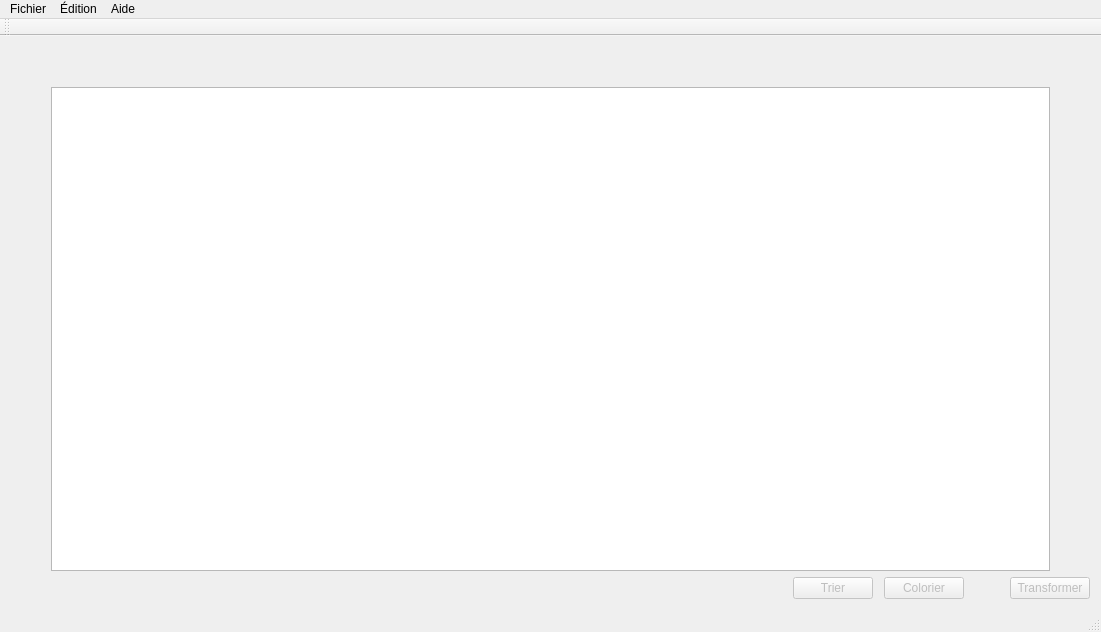
<?xml version="1.0" encoding="UTF-8"?>
<ui version="4.0">
 <class>MainWindow_projet</class>
 <widget class="QMainWindow" name="MainWindow_projet">
  <property name="geometry">
   <rect>
    <x>0</x>
    <y>0</y>
    <width>1101</width>
    <height>632</height>
   </rect>
  </property>
  <property name="minimumSize">
   <size>
    <width>400</width>
    <height>300</height>
   </size>
  </property>
  <property name="windowTitle">
   <string>Visualizator</string>
  </property>
  <widget class="QWidget" name="myCentralWidget">
   <layout class="QVBoxLayout" name="verticalLayout_2">
    <item>
     <spacer name="verticalSpacer">
      <property name="orientation">
       <enum>Qt::Vertical</enum>
      </property>
      <property name="sizeType">
       <enum>QSizePolicy::Minimum</enum>
      </property>
      <property name="sizeHint" stdset="0">
       <size>
        <width>20</width>
        <height>40</height>
       </size>
      </property>
     </spacer>
    </item>
    <item>
     <layout class="QHBoxLayout" name="horizontalLayout_2">
      <item>
       <spacer name="horizontalSpacer_4">
        <property name="orientation">
         <enum>Qt::Horizontal</enum>
        </property>
        <property name="sizeType">
         <enum>QSizePolicy::Minimum</enum>
        </property>
        <property name="sizeHint" stdset="0">
         <size>
          <width>40</width>
          <height>20</height>
         </size>
        </property>
       </spacer>
      </item>
      <item>
       <layout class="QVBoxLayout" name="verticalLayout"/>
      </item>
      <item>
       <widget class="QTableView" name="_myTableView">
        <property name="cursor" stdset="0">
         <cursorShape>ArrowCursor</cursorShape>
        </property>
        <property name="mouseTracking">
         <bool>true</bool>
        </property>
        <property name="acceptDrops">
         <bool>true</bool>
        </property>
        <property name="toolTip">
         <string comment="fdfdfd" extracomment="hhhhhhhhh">Helloooooo!</string>
        </property>
        <property name="toolTipDuration">
         <number>5</number>
        </property>
        <property name="statusTip">
         <string comment="yoooo" extracomment="hooooy"/>
        </property>
        <property name="whatsThis">
         <string comment="jjjjjjjjjjjj" extracomment="Heeeey"/>
        </property>
        <property name="accessibleName">
         <string comment="kaka" extracomment="akaka">koko</string>
        </property>
        <property name="accessibleDescription">
         <string comment="poooop" extracomment="iiiiooopa">lop</string>
        </property>
        <property name="autoFillBackground">
         <bool>true</bool>
        </property>
        <property name="dragEnabled">
         <bool>false</bool>
        </property>
        <property name="dragDropMode">
         <enum>QAbstractItemView::DragDrop</enum>
        </property>
        <property name="defaultDropAction">
         <enum>Qt::LinkAction</enum>
        </property>
        <property name="sortingEnabled">
         <bool>false</bool>
        </property>
       </widget>
      </item>
      <item>
       <spacer name="horizontalSpacer_5">
        <property name="orientation">
         <enum>Qt::Horizontal</enum>
        </property>
        <property name="sizeType">
         <enum>QSizePolicy::Minimum</enum>
        </property>
        <property name="sizeHint" stdset="0">
         <size>
          <width>40</width>
          <height>20</height>
         </size>
        </property>
       </spacer>
      </item>
     </layout>
    </item>
    <item>
     <layout class="QHBoxLayout" name="horizontalLayout">
      <item>
       <spacer name="horizontalSpacer">
        <property name="orientation">
         <enum>Qt::Horizontal</enum>
        </property>
        <property name="sizeHint" stdset="0">
         <size>
          <width>40</width>
          <height>20</height>
         </size>
        </property>
       </spacer>
      </item>
      <item>
       <widget class="QPushButton" name="myPBTrier">
        <property name="enabled">
         <bool>false</bool>
        </property>
        <property name="cursor">
         <cursorShape>PointingHandCursor</cursorShape>
        </property>
        <property name="toolTip">
         <string>&lt;html&gt;&lt;head/&gt;&lt;body&gt;&lt;p&gt;Trier la colonne courante&lt;/p&gt;&lt;/body&gt;&lt;/html&gt;</string>
        </property>
        <property name="text">
         <string>Trier</string>
        </property>
       </widget>
      </item>
      <item>
       <spacer name="horizontalSpacer_2">
        <property name="orientation">
         <enum>Qt::Horizontal</enum>
        </property>
        <property name="sizeType">
         <enum>QSizePolicy::Minimum</enum>
        </property>
        <property name="sizeHint" stdset="0">
         <size>
          <width>5</width>
          <height>20</height>
         </size>
        </property>
       </spacer>
      </item>
      <item>
       <widget class="QPushButton" name="myPBColorier">
        <property name="enabled">
         <bool>false</bool>
        </property>
        <property name="cursor">
         <cursorShape>PointingHandCursor</cursorShape>
        </property>
        <property name="toolTip">
         <string>&lt;html&gt;&lt;head/&gt;&lt;body&gt;&lt;p&gt;Colorier la colonne courante&lt;/p&gt;&lt;/body&gt;&lt;/html&gt;</string>
        </property>
        <property name="text">
         <string>Colorier</string>
        </property>
       </widget>
      </item>
      <item>
       <spacer name="horizontalSpacer_3">
        <property name="orientation">
         <enum>Qt::Horizontal</enum>
        </property>
        <property name="sizeType">
         <enum>QSizePolicy::Minimum</enum>
        </property>
        <property name="sizeHint" stdset="0">
         <size>
          <width>40</width>
          <height>20</height>
         </size>
        </property>
       </spacer>
      </item>
      <item>
       <widget class="QPushButton" name="_myPBValider">
        <property name="enabled">
         <bool>false</bool>
        </property>
        <property name="cursor">
         <cursorShape>PointingHandCursor</cursorShape>
        </property>
        <property name="toolTip">
         <string>&lt;html&gt;&lt;head/&gt;&lt;body&gt;&lt;p&gt;Transforme le tabmeau en image&lt;/p&gt;&lt;/body&gt;&lt;/html&gt;</string>
        </property>
        <property name="text">
         <string>Transformer</string>
        </property>
       </widget>
      </item>
     </layout>
    </item>
   </layout>
  </widget>
  <widget class="QMenuBar" name="myMenuBar">
   <property name="geometry">
    <rect>
     <x>0</x>
     <y>0</y>
     <width>1101</width>
     <height>22</height>
    </rect>
   </property>
   <widget class="QMenu" name="myMenuFichier">
    <property name="title">
     <string>Fichier</string>
    </property>
    <addaction name="actionImporter"/>
    <addaction name="actionGenerer_aleatoirement"/>
    <addaction name="separator"/>
    <addaction name="actionQuitter"/>
   </widget>
   <widget class="QMenu" name="menuEdition">
    <property name="title">
     <string>Édition</string>
    </property>
    <addaction name="separator"/>
    <addaction name="actionTrier"/>
    <addaction name="actionColorier"/>
    <addaction name="actionValider"/>
   </widget>
   <widget class="QMenu" name="menuAide">
    <property name="title">
     <string>Aide</string>
    </property>
    <addaction name="actionA_propos"/>
   </widget>
   <addaction name="myMenuFichier"/>
   <addaction name="menuEdition"/>
   <addaction name="menuAide"/>
  </widget>
  <widget class="QToolBar" name="mainToolBar">
   <attribute name="toolBarArea">
    <enum>TopToolBarArea</enum>
   </attribute>
   <attribute name="toolBarBreak">
    <bool>false</bool>
   </attribute>
  </widget>
  <widget class="QStatusBar" name="statusBar"/>
  <action name="action_importer">
   <property name="checkable">
    <bool>false</bool>
   </property>
   <property name="text">
    <string>Importer</string>
   </property>
  </action>
  <action name="action_generer">
   <property name="text">
    <string>Générer</string>
   </property>
  </action>
  <action name="actionFermer">
   <property name="text">
    <string>Fermer</string>
   </property>
  </action>
  <action name="actionImporter">
   <property name="text">
    <string>Importer...</string>
   </property>
  </action>
  <action name="actionQuitter">
   <property name="text">
    <string>Quitter</string>
   </property>
  </action>
  <action name="actionGenerer_aleatoirement">
   <property name="text">
    <string>Générer aléatoirement</string>
   </property>
  </action>
  <action name="actionTrier">
   <property name="enabled">
    <bool>false</bool>
   </property>
   <property name="text">
    <string>Trier...</string>
   </property>
   <property name="toolTip">
    <string>Trier la colonne courante</string>
   </property>
   <property name="whatsThis">
    <string>Trier la colonne courante</string>
   </property>
  </action>
  <action name="actionColorier">
   <property name="enabled">
    <bool>false</bool>
   </property>
   <property name="text">
    <string>Colorier...</string>
   </property>
  </action>
  <action name="actionValider">
   <property name="enabled">
    <bool>false</bool>
   </property>
   <property name="text">
    <string>Valider...</string>
   </property>
  </action>
  <action name="actionA_propos">
   <property name="text">
    <string>A propos</string>
   </property>
  </action>
 </widget>
 <layoutdefault spacing="6" margin="11"/>
 <resources/>
 <connections>
  <connection>
   <sender>myPBTrier</sender>
   <signal>pressed()</signal>
   <receiver>MainWindow_projet</receiver>
   <slot>show()</slot>
   <hints>
    <hint type="sourcelabel">
     <x>190</x>
     <y>421</y>
    </hint>
    <hint type="destinationlabel">
     <x>211</x>
     <y>436</y>
    </hint>
   </hints>
  </connection>
 </connections>
</ui>
